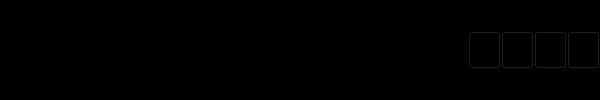
        <widget class="QWidget" name="top_menu_widget" native="true">
         <property name="styleSheet">
          <string notr="true">QWidget {
	background-color: #000000;
}

QPushButton {
height: 30px;
width: 25;
}</string>
         </property>
         <layout class="QHBoxLayout" name="horizontalLayout_7">
          <property name="spacing">
           <number>0</number>
          </property>
          <property name="leftMargin">
           <number>0</number>
          </property>
          <property name="topMargin">
           <number>0</number>
          </property>
          <property name="rightMargin">
           <number>0</number>
          </property>
          <property name="bottomMargin">
           <number>0</number>
          </property>
          <item>
           <layout class="QHBoxLayout" name="horizontalLayout_3">
            <item>
             <spacer name="horizontalSpacer">
              <property name="orientation">
               <enum>Qt::Horizontal</enum>
              </property>
              <property name="sizeHint" stdset="0">
               <size>
                <width>468</width>
                <height>20</height>
               </size>
              </property>
             </spacer>
            </item>
            <item>
             <layout class="QHBoxLayout" name="horizontalLayout">
              <item>
               <widget class="QPushButton" name="user_Button">
                <property name="text">
                 <string/>
                </property>
                <property name="icon">
                 <iconset resource="resource.qrc">
                  <normaloff>:/ICON/USER.png</normaloff>:/ICON/USER.png</iconset>
                </property>
                <property name="iconSize">
                 <size>
                  <width>15</width>
                  <height>15</height>
                 </size>
                </property>
               </widget>
              </item>
              <item>
               <widget class="QPushButton" name="minimize_Button">
                <property name="styleSheet">
                 <string notr="true">QPushButton:hover {
background-color: #292929;
height: 50px
}</string>
                </property>
                <property name="text">
                 <string/>
                </property>
                <property name="icon">
                 <iconset resource="resource.qrc">
                  <normaloff>:/ICON/RESTORE.png</normaloff>:/ICON/RESTORE.png</iconset>
                </property>
                <property name="iconSize">
                 <size>
                  <width>8</width>
                  <height>10</height>
                 </size>
                </property>
                <property name="checkable">
                 <bool>true</bool>
                </property>
               </widget>
              </item>
              <item>
               <widget class="QPushButton" name="max_Button">
                <property name="styleSheet">
                 <string notr="true">QPushButton:hover {
background-color: #292929;
height: 50px
}</string>
                </property>
                <property name="text">
                 <string/>
                </property>
                <property name="icon">
                 <iconset resource="resource.qrc">
                  <normaloff>:/ICON/MAX.png</normaloff>:/ICON/MAX.png</iconset>
                </property>
                <property name="iconSize">
                 <size>
                  <width>10</width>
                  <height>10</height>
                 </size>
                </property>
                <property name="checkable">
                 <bool>true</bool>
                </property>
               </widget>
              </item>
              <item>
               <widget class="QPushButton" name="close_Button">
                <property name="styleSheet">
                 <string notr="true">QPushButton:hover {
background-color: red;
height: 50px
}</string>
                </property>
                <property name="text">
                 <string/>
                </property>
                <property name="icon">
                 <iconset resource="resource.qrc">
                  <normaloff>:/ICON/CLOSE.png</normaloff>:/ICON/CLOSE.png</iconset>
                </property>
                <property name="iconSize">
                 <size>
                  <width>10</width>
                  <height>10</height>
                 </size>
                </property>
                <property name="checkable">
                 <bool>true</bool>
                </property>
               </widget>
              </item>
             </layout>
            </item>
           </layout>
          </item>
         </layout>
        </widget>
